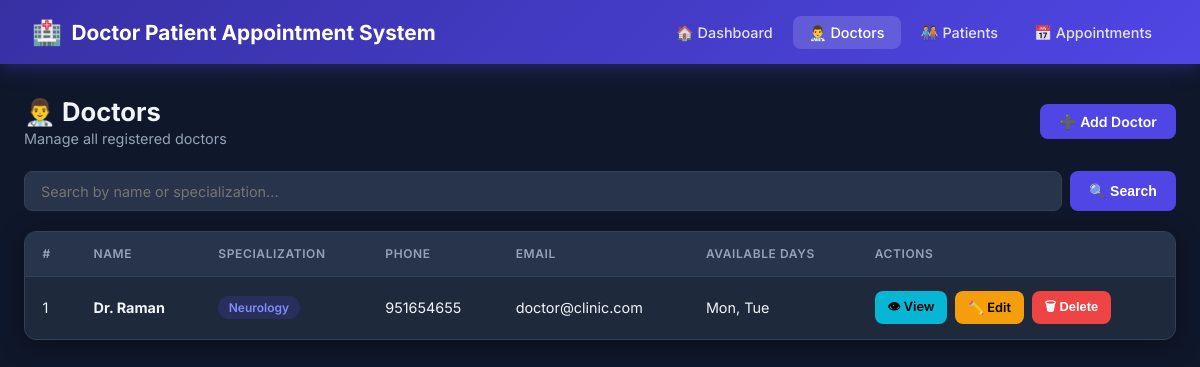
Page /doctors on the committed database.
### tables this page shows
CREATE TABLE doctors (
            id INTEGER PRIMARY KEY AUTOINCREMENT,
            name TEXT NOT NULL,
            specialization TEXT NOT NULL,
            phone TEXT,
            email TEXT,
            available_days TEXT
        );

### Appointment-main/app.py (the view)
@app.route('/doctors')
def doctors_list():
    s = request.args.get('search', '')
    doctors = query('SELECT * FROM doctors WHERE name LIKE ? OR specialization LIKE ? ORDER BY name', (f'%{s}%', f'%{s}%'))
    return render_template('doctors/list.html', doctors=doctors, search=s)

### Appointment-main/app.py (called while the page is built)
def query(sql, args=(), one=False, commit=False):
    db = get_db()
    cur = db.execute(sql, args)
    if commit:
        db.commit()
        db.close()
        return None
    result = cur.fetchone() if one else cur.fetchall()
    db.close()
    return result

### Appointment-main/database.py (called while the page is built)
def get_db():
    conn = sqlite3.connect(DATABASE)
    conn.row_factory = sqlite3.Row
    conn.execute("PRAGMA foreign_keys = ON")
    return conn

### Appointment-main/templates/doctors/list.html (shortened to what this page needs)
{% extends 'base.html' %}
{% block content %}
<div class="page-header">
  <div>
    <h1>👨‍⚕️ Doctors</h1>
    <p>Manage all registered doctors</p>
  </div>
  <a href="{{ url_for('doctors_add') }}" class="btn btn-primary">➕ Add Doctor</a>
</div>
<form class="search-bar" method="GET">
  <input class="form-control" type="text" name="search" placeholder="Search by name or specialization..."
         value="{{ search }}">
  <button class="btn btn-primary" type="submit">🔍 Search</button>
</form>
<div class="card">
  <div class="card-body" style="padding:0">
    {% if doctors %}
    <div class="table-wrapper">
      <table>
        <thead>
          <tr>
            <th>#</th>
            <th>Name</th>
            <th>Specialization</th>
            <th>Phone</th>
            <th>Email</th>
            <th>Available Days</th>
            <th>Actions</th>
          </tr>
        </thead>
        <tbody>
          {% for d in doctors %}
          <tr>
            <td>{{ d.id }}</td>
            <td><strong>Dr. {{ d.name }}</strong></td>
            <td><span class="badge badge-primary">{{ d.specialization }}</span></td>
            <td>{{ d.phone or '—' }}</td>
            <td>{{ d.email or '—' }}</td>
            <td>{{ d.available_days or '—' }}</td>
            <td>
              <div class="action-group">
                <a href="{{ url_for('doctors_detail', id=d.id) }}" class="btn btn-info btn-sm">👁 View</a>
                <a href="{{ url_for('doctors_edit', id=d.id) }}" class="btn btn-warning btn-sm">✏️ Edit</a>
                <form method="POST" action="{{ url_for('doctors_delete', id=d.id) }}"
                      onsubmit="return confirm('Delete Dr. {{ d.name }}?')" style="display:inline">
                  <button class="btn btn-danger btn-sm" type="submit">🗑 Delete</button>
                </form>
              </div>
            </td>
          </tr>
          {% endfor %}
        </tbody>
      </table>
    </div>
    {% endif %}
  </div>
</div>
{% endblock %}

### Appointment-main/static/css/style.css (style rules this page uses)
:root { --primary: #4f46e5; --primary-dark: #3730a3; --primary-light:#818cf8; --success: #10b981; --danger: #ef4444; --warning: #f59e0b; --info: #06b6d4; --bg: #0f172a; --surface: #1e293b; --surface2: #273449; --border: #334155; --text: #f1f5f9; --text-muted: #94a3b8; --radius: 12px; --shadow: 0 4px 24px rgba(0,0,0,0.35); }
* { margin: 0; padding: 0; box-sizing: border-box; }
body { font-family: 'Inter', sans-serif; background: var(--bg); color: var(--text); min-height: 100vh; }
.card { background: var(--surface); border: 1px solid var(--border); border-radius: var(--radius); box-shadow: var(--shadow); overflow: hidden; }
.card-body { padding: 1.5rem; }
.table-wrapper { overflow-x: auto; }
table { width: 100%; border-collapse: collapse; font-size: .9rem; }
thead th { background: var(--surface2); padding: .9rem 1.1rem; text-align: left; color: var(--text-muted); font-weight: 600; text-transform: uppercase; font-size: .75rem; letter-spacing: .05em; border-bottom: 1px solid var(--border); }
tbody td { padding: .9rem 1.1rem; border-bottom: 1px solid var(--border); }
tbody tr:last-child td { border-bottom: none; }
.badge { display: inline-block; padding: .25rem .65rem; border-radius: 20px; font-size: .75rem; font-weight: 600; }
.badge-primary { background: rgba(79,70,229,.2); color: #818cf8; }
.btn { display: inline-flex; align-items: center; gap: .4rem; padding: .55rem 1.2rem; border-radius: 8px; font-size: .875rem; font-weight: 600; cursor: pointer; border: none; text-decoration: none; transition: all .2s; }
.btn-primary { background: var(--primary); color: #fff; }
.btn-danger { background: var(--danger); color: #fff; }
.btn-warning { background: var(--warning); color: #000; }
.btn-info { background: var(--info); color: #000; }
.btn-sm { padding: .35rem .8rem; font-size: .8rem; }
.form-control { width: 100%; padding: .65rem 1rem; background: var(--surface2); border: 1px solid var(--border); border-radius: 8px; color: var(--text); font-size: .9rem; transition: border-color .2s, box-shadow .2s; font-family: 'Inter', sans-serif; }
.search-bar { display: flex; gap: .5rem; margin-bottom: 1.25rem; }
.search-bar .form-control { flex: 1; }
.page-header { display: flex; align-items: center; justify-content: space-between; margin-bottom: 1.5rem; }
.page-header h1 { font-size: 1.6rem; font-weight: 700; }
.page-header p { color: var(--text-muted); margin-top: .2rem; font-size: .9rem; }
.action-group { display: flex; gap: .5rem; flex-wrap: wrap; }

### rows in the picture
doctors: id "1", name "Raman", specialization "Neurology", phone "951654655", email "doctor@clinic.com", available_days "Mon, Tue"
